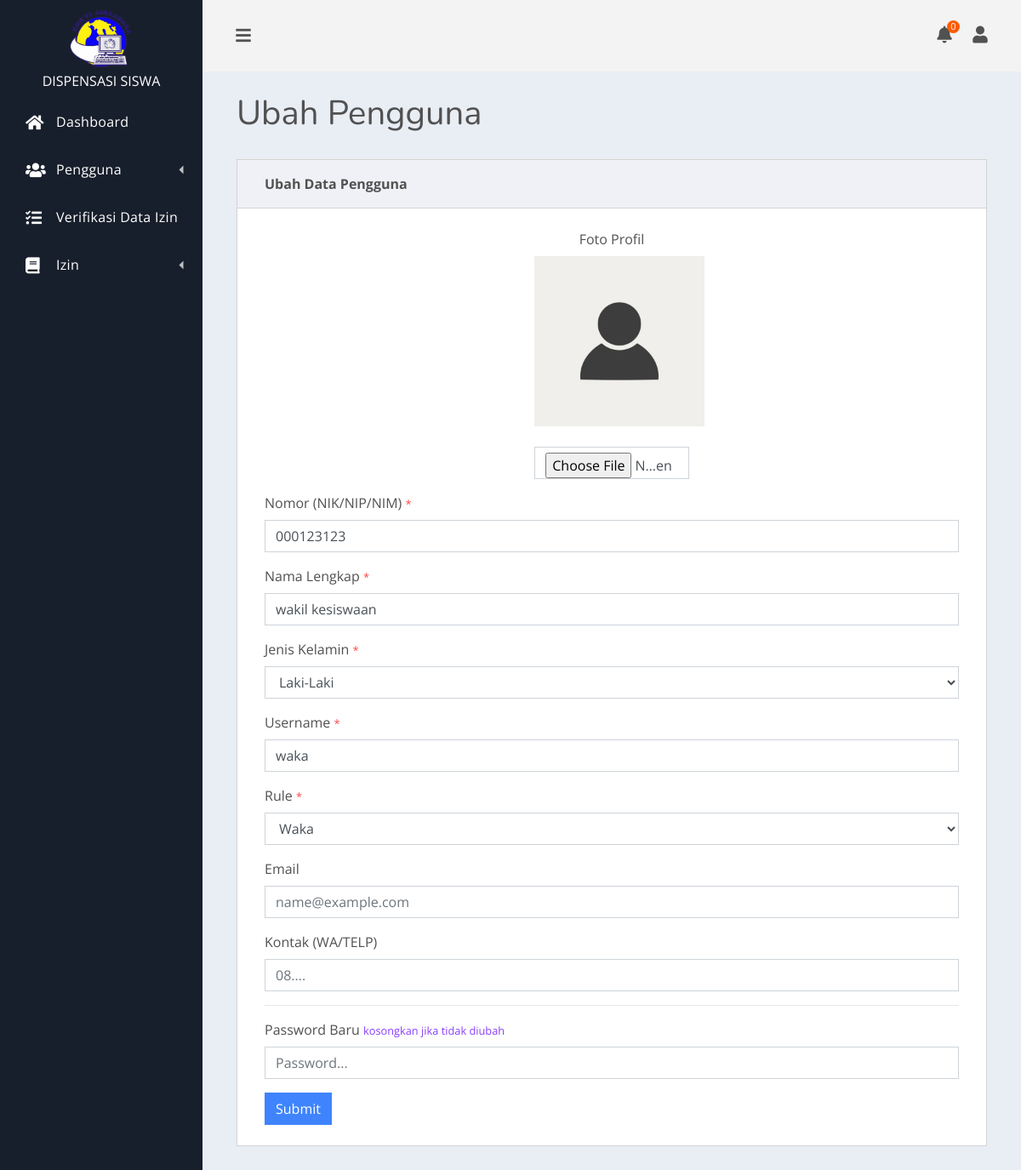
Screenshot of /pages/pengguna/edit.php?id=1 (signed in) with the database file from the repository.
### tables this page shows
CREATE TABLE IF NOT EXISTS `pengguna` (
  `id` int(10) unsigned NOT NULL AUTO_INCREMENT,
  `username` varchar(100) NOT NULL,
  `password` varchar(100) NOT NULL,
  `nomor` varchar(100) NOT NULL,
  `nama_lengkap` varchar(150) NOT NULL,
  `jenis_kelamin` enum('L','P') NOT NULL DEFAULT 'L',
  `foto_profil` varchar(150) DEFAULT NULL,
  `email` varchar(150) DEFAULT NULL,
  `kontak` varchar(150) DEFAULT NULL,
  `rule` enum('waka','guru','siswa') NOT NULL DEFAULT 'waka',
  PRIMARY KEY (`id`),
  UNIQUE KEY `Index 2` (`username`)
);

### config/application.php (called while the page is built, shortened)
<?php
$dev = "development";
$app_url = null;
function base_url(){
    global $dev;
    global $app_url;
    if(isset($_SERVER['HTTPS'])){
        $protocol = ($_SERVER['HTTPS'] && $_SERVER['HTTPS'] != "off") ? "https" : "http";
    } else if($dev != "local"){
        $protocol = 'https';
    }
    else{
        $protocol = 'http';
    }
    return $protocol . "://" . (($app_url !== null && !empty($app_url)) ? $app_url : $_SERVER['HTTP_HOST']);
}

### actions/_models/Pengguna.php (called while the page is built, shortened)
<?php
class Pengguna {
    private $tableName = "pengguna";
    private $conn;
    public function __construct() {
        $this->conn = $GLOBALS['conn'];
    }
    public function findById($id) {
        $sql = "SELECT * FROM $this->tableName WHERE id = :id";
        $stmt = $this->conn->prepare($sql);
        $stmt->bindParam(':id', $id);
        $stmt->execute();
        return $stmt->fetch(PDO::FETCH_ASSOC);
    }
}

### pages/pengguna/edit.php (the view, shortened to what this page needs)
<?php
include_once $_SERVER['DOCUMENT_ROOT'] . "/library/cek_session.php";
include_once $_SERVER['DOCUMENT_ROOT'] . "/pages/_partials/top.php";
include_once $_SERVER['DOCUMENT_ROOT'] . "/actions/_models/Pengguna.php";
$model = new Pengguna();
$pengguna = $model->findById($_GET['id']);
?>
<div class="container-fluid">
    <h1 class="dash-title">Ubah Pengguna</h1>
    <div class="row">
        <div class="col-md-12">
            <div class="card spur-card">
                <div class="card-header text-right">
                    <div class="spur-card-title"> Ubah Data Pengguna</div>
                </div>
                <div class="card-body ">
                    <form action="<?= base_url() . '/actions/pengguna_action.php' ?>?id=<?= $_GET['id'] ?>" method="POST" enctype="multipart/form-data">
                        <div class="form-group">
                            <div class="row" style="
                            display:flex;
                            justify-content: center;
                            ">
                                <div class="col-md-3" style="text-align: center;">
                                    <label for="foto_profil">Foto Profil</label>
                                    <br>
                                    <img src="<?= ($pengguna['foto_profil'] != null)?base_url().'/assets/images/pengguna/'.$pengguna['foto_profil']:base_url().'/assets/img/profile-placeholder.jpg' ?>" alt="User Profile"
                                        style="width: 200px;height: 200px;" id="img-preview">
                                    <br>
                                    <br>
                                    <input type="file" class="form-control" name="foto_profil" required id="foto_profil"
                                        accept="image/*" onchange="onFileChange(event)">
                                </div>
                            </div>
                        </div>
                        <div class="form-group">
                            <label for="nomor">Nomor (NIK/NIP/NIM) <small class="text-danger">*</small></label>
                            <input type="text" class="form-control" name="nomor" required id="nomor"
                                placeholder="Nomor..." value="<?= $pengguna['nomor'] ?>">
                        </div>
                        <div class="form-group">
                            <label for="nama_lengkap">Nama Lengkap <small class="text-danger">*</small></label>
                            <input type="text" class="form-control" name="nama_lengkap" required id="nama_lengkap"
                                placeholder="Nama Lengkap..." value="<?= $pengguna['nama_lengkap'] ?>">
                        </div>
                        <div class="form-group">
                            <label for="jenis_kelamin">Jenis Kelamin <small class="text-danger">*</small></label>
                            <select class="form-control" id="jenis_kelamin" name="jenis_kelamin">
                                <option value="L" <?= ($pengguna['jenis_kelamin'] == 'L') ? 'selected' : '' ?>>Laki-Laki</option>
                            </select>
                        </div>
                        <div class="form-group">
                            <label for="username">Username <small class="text-danger">*</small></label>
                            <input type="text" class="form-control" name="username" required id="username" minlength="5"
                                placeholder="Username..." value="<?= $pengguna['username'] ?>">
                        </div>
                        <div class="form-group">
                            <label for="rule">Rule <small class="text-danger">*</small></label>
                            <select class="form-control" id="rule" name="rule">
                                <option value="waka" <?= ($pengguna['rule'] == 'waka') ? 'selected' : '' ?>>Waka</option>
                            </select>
                        </div>
                        <div class="form-group">
                            <label for="email">Email</label>
                            <input type="email" class="form-control" id="email" name="email"
                                placeholder="name@example.com" value="<?= $pengguna['email'] ?>">
                        </div>
                        <div class="form-group">
                            <label for="kontak">Kontak (WA/TELP)</label>
                            <input type="number" class="form-control" id="kontak" name="kontak" placeholder="08...."
                                value="<?= $pengguna['kontak'] ?>">
                        </div>
                        <hr>
                        <div class="form-group">
                            <label for="password_baru">Password Baru <small class="text-info">kosongkan jika tidak
                                    diubah</small></label>
                            <input type="password" class="form-control" name="password_baru" minlength="5"
                                id="password_baru" placeholder="Password...">
                        </div>
                        <button type="submit" class="btn btn-primary" name="edit">Submit</button>
                    </form>
                </div>
            </div>
        </div>
    </div>
</div>
<?php
include_once $_SERVER['DOCUMENT_ROOT'] . "/pages/_partials/bottom.php";
?>

### rows the page displays
pengguna: nomor "000123123", nama_lengkap "wakil kesiswaan", jenis_kelamin "Laki-Laki", username "waka", rule "Waka"

### other values shown
count($notifIzins) "0"
